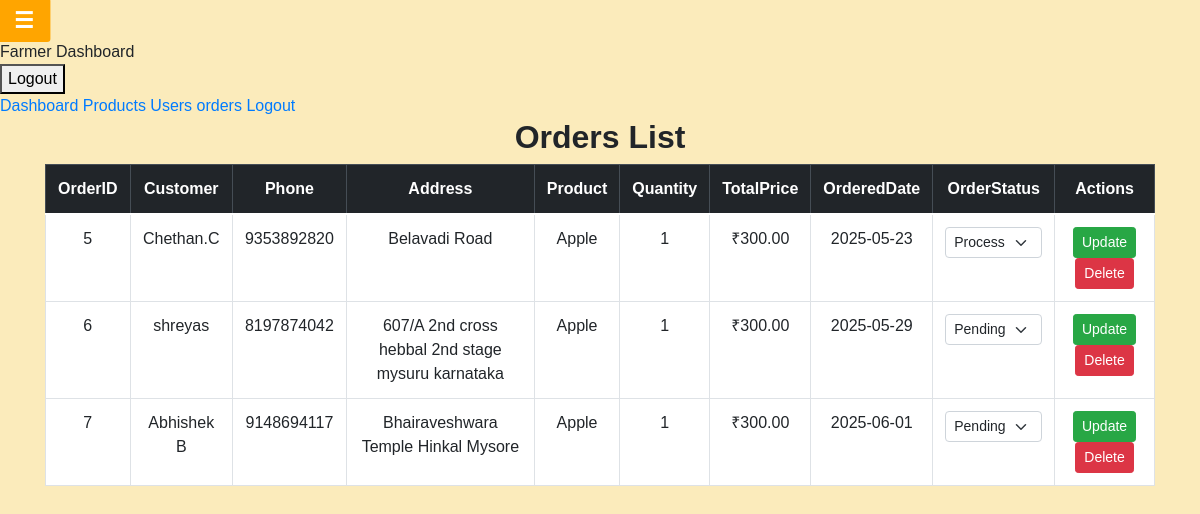
The app's page /orders.php (signed in) with its own data.
### tables this page shows
CREATE TABLE `modern_new_order_items` (
  `id` int(11) NOT NULL,
  `order_id` int(11) NOT NULL,
  `product_id` int(11) NOT NULL,
  `price` decimal(10,2) NOT NULL,
  `quantity` int(11) DEFAULT 1
);

CREATE TABLE `modern_new_orders` (
  `id` int(11) NOT NULL,
  `user_id` int(11) NOT NULL,
  `total_price` decimal(10,2) NOT NULL,
  `name` varchar(255) NOT NULL,
  `address` text NOT NULL,
  `phone` varchar(15) NOT NULL,
  `payment_method` varchar(50) NOT NULL,
  `status` varchar(50) DEFAULT 'Pending',
  `created_at` datetime DEFAULT current_timestamp()
);

CREATE TABLE `modern_new_products` (
  `id` int(11) NOT NULL,
  `title` varchar(255) NOT NULL,
  `price` decimal(10,2) NOT NULL,
  `description` text NOT NULL,
  `image_path` varchar(255) DEFAULT NULL,
  `created_at` timestamp NOT NULL DEFAULT current_timestamp()
);

### orders.php (the view, shortened to what this page needs)
<?php
include '../db.php';
$query = "SELECT o.id, o.name AS customer_name, o.phone, o.address, o.total_price,
                 o.payment_method, o.created_at, o.status,
                 p.title AS product_name, oi.price, oi.quantity
          FROM modern_new_orders o
          JOIN modern_new_order_items oi ON o.id = oi.order_id
          JOIN modern_new_products p ON oi.product_id = p.id
          ORDER BY o.id Asc";
$result = mysqli_query($conn, $query);
?>
<!DOCTYPE html>
<html lang="en">
<head>
    <link href="https://cdn.jsdelivr.net/npm/bootstrap@5.0.2/dist/css/bootstrap.min.css" rel="stylesheet">
</head>
<body style="background-color: #fbebbb; font-family: Arial, sans-serif;">
    <?php include 'slidebar.php'; ?>
<div class="content" id="content">
    <div class="container">
        <h2 class="text-center fw-bold">Orders List</h2>
        <table class="table table-bordered table-hover bg-white">
            <thead class="table-dark text-center">
                <tr>
                    <th>OrderID</th>
                    <th>Customer</th>
                    <th>Phone</th>
                    <th>Address</th>
                    <th>Product</th>
                    <th>Quantity</th>
                    <th>TotalPrice</th>
                    <th>OrderedDate</th>
                    <th>OrderStatus</th>
                    <th>Actions</th>
                </tr>
            </thead>
           <tbody>
    <?php
    if (mysqli_num_rows($result) > 0) {
        while ($row = mysqli_fetch_assoc($result)) { ?>
            <tr class="text-center">
                <td><?php echo $row['id']; ?></td>
                <td><?php echo $row['customer_name']; ?></td>
                <td><?php echo $row['phone']; ?></td>
                <td><?php echo $row['address']; ?></td>
                <td><?php echo $row['product_name']; ?></td>
                <td><?php echo $row['quantity']; ?></td>
                <td>₹<?php echo number_format($row['total_price'], 2); ?></td>
                <td><?php echo date('Y-m-d', strtotime($row['created_at'])); ?></td>
                <td>
                    <select class="form-select form-select-sm status-dropdown" data-id="<?php echo $row['id']; ?>">
                        <option value="Pending" <?php echo ($row['status'] == 'Pending') ? 'selected' : ''; ?>>Pending</option>
                        <option value="Processing" <?php echo ($row['status'] == 'Processing') ? 'selected' : ''; ?>>Processing</option>
                    </select>
                </td>
                <td>
                    <button class="btn btn-sm btn-success update-btn" data-id="<?php echo $row['id']; ?>">Update</button>
                    <a href="delete_order.php?id=<?php echo $row['id']; ?>" class="btn btn-sm btn-danger" onclick="return confirm('Are you sure?')">Delete</a>
                </td>
            </tr>
        <?php }
    } ?>
</tbody>
        </table>
    </div>
 </div>
</body>
</html>

### css/style.css (style rules this page uses)
* { box-sizing: border-box; -webkit-font-smoothing: antialiased; -moz-osx-font-smoothing: grayscale; }
body { padding: 0; margin: 0; font-family: "Poppins", sans-serif; }

### records on screen
modern_new_order_items: order "5", order.name "Chethan.C", order.phone "9353892820", order.address "Belavadi Road", product.title "Apple", quantity "1", order.total_price "300.00", order.created_at "2025-05-23", order "Processing"
modern_new_order_items: order "6", order.name "shreyas", order.phone "8197874042", order.address "607/A 2nd cross hebbal 2nd stage mysuru karnataka", product.title "Apple", quantity "1", order.total_price "300.00", order.created_at "2025-05-29", order "Pending"
modern_new_order_items: order "7", order.name "Abhishek B", order.phone "9148694117", order.address "Bhairaveshwara Temple Hinkal Mysore", product.title "Apple", quantity "1", order.total_price "300.00", order.created_at "2025-06-01", order "Pending"
